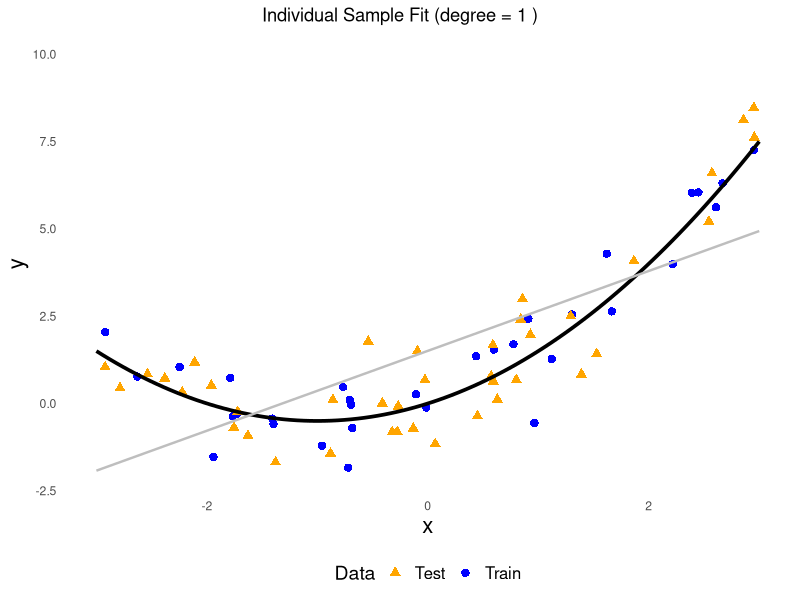
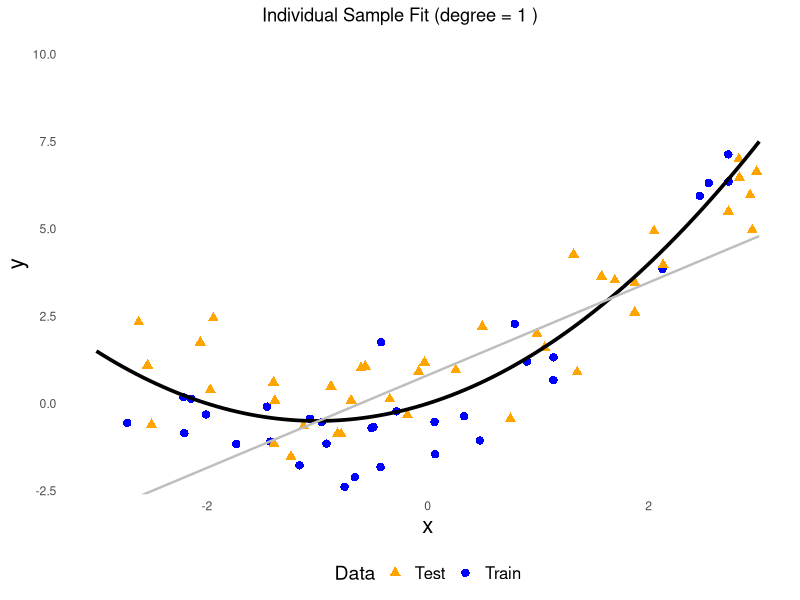
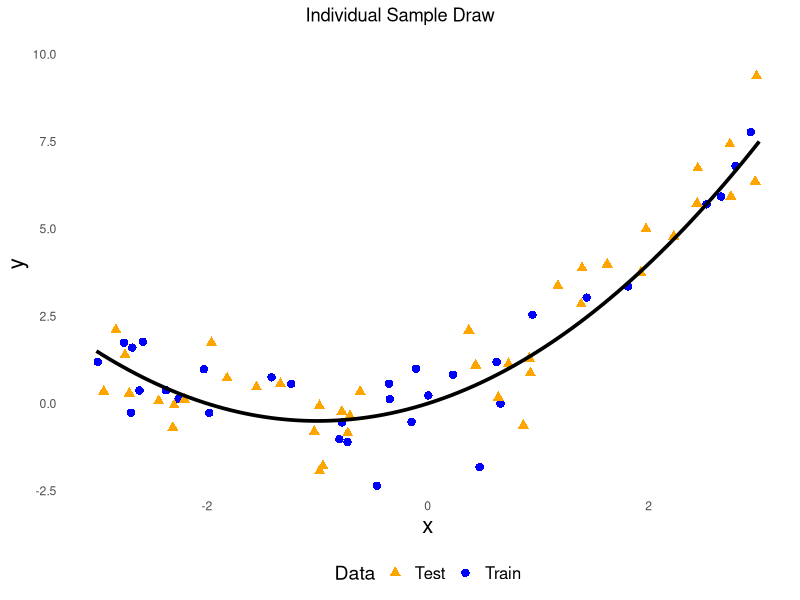

Generate these figures, in order, with R:
### This script generates the auxiliary plots for the bias-variance-decomposition simulation chunk
# It creates one plot showing the true function and two random train/test splits with linear fit
# and one plot showing the true function and a train/test split without a fit line

library(ggplot2)

# Core definitions
generate_dataset <- function(n, error_std = 1) {
  x <- runif(n, -3, 3)
  y_true <- x + 0.5 * x^2
  y <- y_true + rnorm(n, sd = error_std)
  list(x = x, y = y, y_true = y_true)
}

calculate_polynomial <- function(coef, poly_grade, x) {
  y <- coef[1]
  for (i in 2:(poly_grade + 1)) {
    y <- y + coef[i] * x^(i - 1)
  }
  return(y)
}

train_model <- function(x, y, poly_grade) {
  coef(lm(y ~ poly(x, poly_grade, raw = TRUE)))
}

# Global params
set.seed(1)
error_std <- 1
lwidth = 1.4

#### Additional plots showing two draws from the DGP for didactic purposes
plot_sample_fit <- function(idx, train_size, test_size, poly_degree, error_std, prefix_path, show_fit = TRUE, show_test=TRUE) {
  train_data <- generate_dataset(train_size, error_std)
  test_data <- generate_dataset(test_size, error_std)
  
  x_plot <- seq(-3, 3, length.out = 100)
  y_true_plot <- x_plot + 0.5 * x_plot^2
  
  if (show_fit) {
    coef_fit <- train_model(train_data$x, train_data$y, poly_degree)
    y_fit_plot <- calculate_polynomial(coef_fit, poly_degree, x_plot)
    df_fit <- data.frame(x = x_plot, y = y_fit_plot)
  }
  
  df_train <- data.frame(x = train_data$x, y = train_data$y, set = "Train")
  df_test  <- data.frame(x = test_data$x, y = test_data$y, set = "Test")
  df_points <- rbind(df_train, df_test)
  
  df_true <- data.frame(x = x_plot, y = y_true_plot)
  
  # Determine dynamic title
  title_str <- if (show_fit) {
    paste("Individual Sample Fit (degree =", poly_degree, ")")
  } else {
    "Individual Sample Draw"
  }
  
  # Construct plot
  g <- ggplot() +
    #geom_point(data = df_train, aes(x = x, y = y, shape = set, color = set), size = 2.5) +
    #geom_point(data = df_test, aes(x = x, y = y), shape = 17, color = "orange", size = 2.5) + 
    geom_point(data = df_points,
               aes(x = x, y = y, shape = set, color = set), size = 2.5) +
    scale_shape_manual(values = c("Train" = 16, "Test" = 17)) +
    scale_color_manual(values = c("Train" = "blue", "Test" = "orange")) +
    geom_line(data = df_true, aes(x = x, y = y), color = "black", linewidth = 0.9 * lwidth) +
    labs(title = title_str,
         x = "x", y = "y", color = "Data", shape = "Data") +
    coord_cartesian(ylim = c(-2, 10)) +
    theme_minimal() +
    theme(
      axis.title.x = element_text(size = 16),
      axis.title.y = element_text(size = 16),
      panel.grid.major = element_blank(),  
      panel.grid.minor = element_blank(),
      plot.title = element_text(hjust = 0.5),
      plot.title.position = "plot",
      legend.position = "bottom",
      legend.title = element_text(size = 14),
      legend.text = element_text(size = 12)
    )
  
  if (show_fit) {
    g <- g + geom_line(data = df_fit, aes(x = x, y = y), color = "grey", linetype = "solid", linewidth = 0.6 * lwidth)
  }
  
  ggsave(paste0(prefix_path, "plots_bias_var_aux_", idx, ".png"), g, width = 6, height = 4)
}


# Plot two random sample fits with linear models 
plot_sample_fit(1, train_size = 32, test_size = 40, poly_degree = 1, error_std = error_std, 
                prefix_path = "../figure/", show_test=FALSE)
plot_sample_fit(2, train_size = 32, test_size = 40, poly_degree = 1, error_std = error_std, 
                prefix_path = "../figure/", show_test=FALSE)
plot_sample_fit(3, train_size = 32, test_size = 40, poly_degree = 1, error_std = error_std, 
                prefix_path = "../figure/", show_fit = FALSE, show_test = TRUE)
